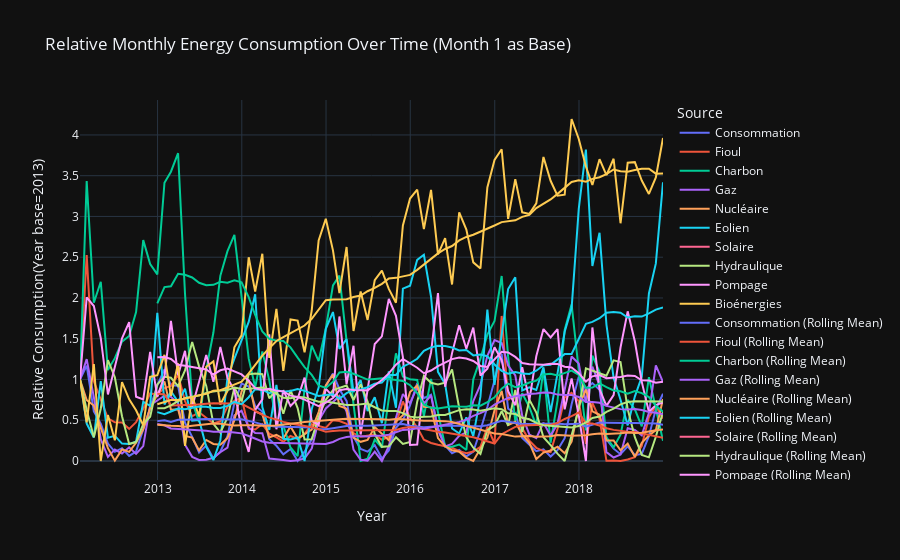

Write notebook code for a chart like this one.
### Code cell
base_month_consumption = df_data_nationales_norm_minmax.iloc[0, :]
relative_consumption = df_data_nationales_norm_minmax.div(base_month_consumption)

fig = px.line(relative_consumption, x=df_data_nationales_norm_minmax.index, y=relative_consumption.columns,
              labels={'index': 'Month', 'value': 'Relative Consumption'},
              title='Relative Monthly Energy Consumption Over Time (Month 1 as Base)',
              template='plotly_dark')

for source in relative_consumption.columns:
    rolling_mean = relative_consumption[source].rolling(window=12).mean()
    fig.add_scatter(x=df_data_nationales_norm_minmax.index, y=rolling_mean, mode='lines', name=f'{source} (Rolling Mean)')

fig.update_layout(xaxis_title='Year', yaxis_title='Relative Consumption(Year base=2013)', legend_title='Source')
fig.show()
